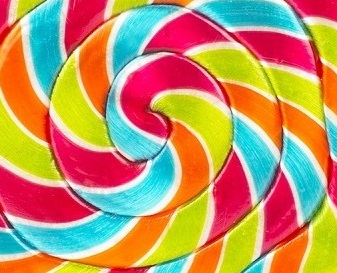
#> input picture histogram/candy.jpg, 337 x 273 px
$ python Histogram.py
#> lines starting #> are read from the running program, lines starting #| are printed output that depends on the picture
# Enes Barsbay 02205076051
import cv2
import numpy as np
import matplotlib.pyplot as plt

# resim img at
# shape ile sınırları s değişkenine at
# resmi göster
img = cv2.imread("candy.jpg")
#> img is the input picture: shape (273, 337, 3); mean B, G, R 102, 146.6, 190.7
s = img.shape
#> s = (273, 337, 3)
cv2.imshow('resim normal', img)

# BGR den GRAY çevir renkleri
img_gray = cv2.cvtColor(img, cv2.COLOR_BGR2GRAY)
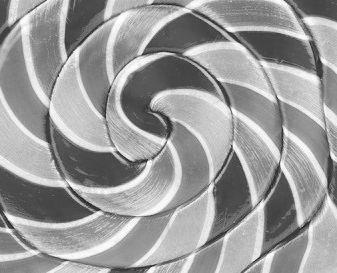
#> img_gray: shape (273, 337); min 27, max 255, mean 154.7
cv2.imshow('gri hali', img_gray)

# histogram hesapla
H = np.zeros(shape=(256, 1))
# matris s değerinde
for i in range(s[0]):
    for j in range(s[1]):
        k = img_gray[i, j]
        H[k, 0] = H[k, 0] + 1
#> after the loop, H = 256 values, max 1237 at index 73, min 0 at index 0, mean 359.4

# histogram yazdir
plt.plot(H)
plt.show()
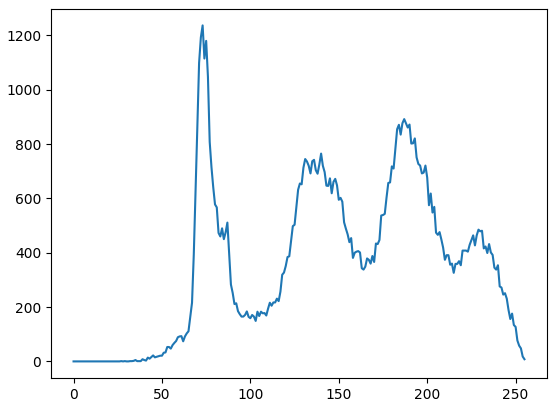
#> figure drawn by matplotlib, 1 panel; curve peaks at x = 73, y = 1237
cv2.waitKey(0)
